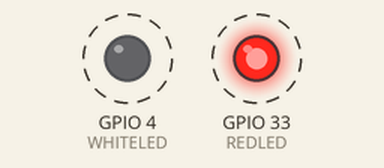
Simulated run of this sketch. Board: ESP32. On the bench: output pins drawn as LEDs (lit = HIGH). Dashed ring = blinking. What the sketch prints to the serial monitor is not drawn.

Above: at 0.5 s.
Timing chart, 0 to 3.0 s (numbered marks = the images above):
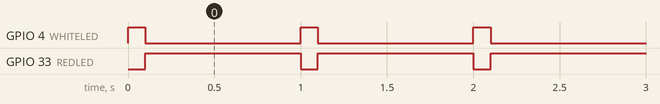

The sketch:

1_LED_Blink.ino
```cpp
// (licence header left out)
/*******************************************************************************************************
  Program Operation - This program blinks the White and Red LEDs on an ESP32CAM on pins 4 and 33
  respectivly. Note that for many of the LoRa programs for the ESP32CAM board the white LED on pin 4
  needs to be disabled.

  Serial monitor baud rate is set at 115200.
*******************************************************************************************************/

#define WHITELED 4                             //pin number for White LED, set logic level high for on
#define REDLED 33                              //pin number for Red LED, set logic level low for on

uint16_t seconds;                              //used to display time elapsed on Serial Monitor


void loop()
{
  Serial.print(seconds);
  Serial.println(F(" Seconds"));               //this message should print on console at close to once per second
  seconds++;
  digitalWrite(WHITELED, HIGH);
  digitalWrite(REDLED, LOW);
  delay(100);
  digitalWrite(WHITELED, LOW);
  digitalWrite(REDLED, HIGH);
  delay(900);                                  //should give approx 1 second flash
}


void setup()
{
  pinMode(WHITELED, OUTPUT);
  pinMode(REDLED, OUTPUT);

  Serial.begin(115200);
  Serial.println();
  Serial.print(__FILE__);
  Serial.println();

  Serial.println(F("1_LED_Blink Starting"));
}
```

Measured:
- by itself, GPIO 4 (WHITELED): alternates HIGH for 0.10 s and LOW for 0.90 s
- by itself, GPIO 33 (REDLED): alternates HIGH for 0.90 s and LOW for 0.10 s
